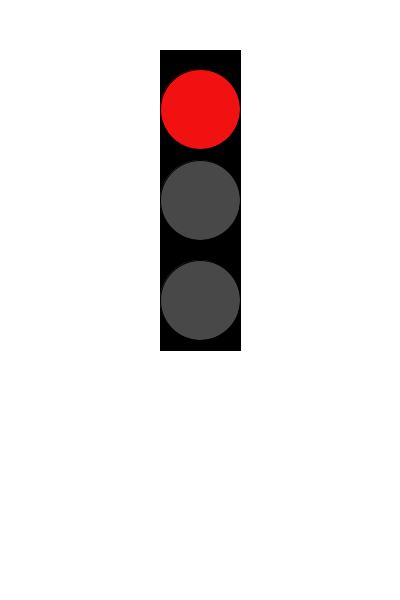
Frame 1 (no input)
Frame 60 (the mouse pressed at the canvas centre just before this capture): identical to frame 1, image omitted
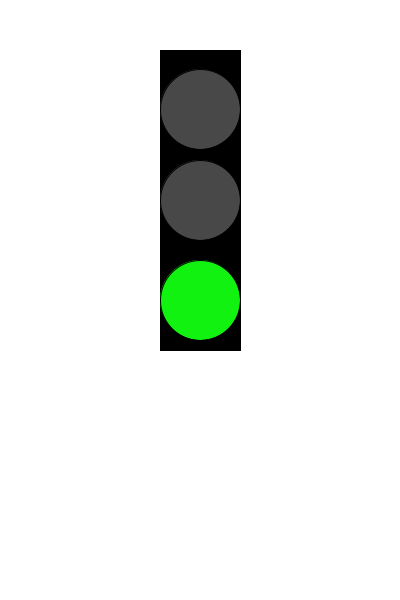
Frame 120 (the mouse held since frame 60 and released just before this capture)

The Processing sketch that drew these frames (run headless with seeded random() and noise(); from frame 60 on, the mouse is pressed at the canvas centre):

// Processing sketch: TaskSix
// ── TaskSix.pde
//TaskSix

int red = color(242, 17, 17);
int yellow = color(242, 205, 17);
int green = color(17, 242, 17);
int grey = color(72, 72, 72);

int light1 = red;
int light2 = grey;
int light3 = grey;

void setup () {
  size(400, 600);
  background(255);

  frameRate(5);
}


int i=0;

void draw () {
  switch(frameCount%400) {
  case 0:
    light1 = red;
    light2 = grey;
    light3 = grey;
    println("Rødt");
    break;
  case 90:
    light1 = red;
    light2 = yellow;
    light3 = grey;
    println("Skifter til grøn");
    break;
  case 100:
    light1 = grey;
    light2 = grey;
    light3 = green;
    println("Grønt lys");
    break;
  case 350:
    light1 = grey;
    light2 = yellow;
    light3 = grey;
    println("Skifter til gult");
    break;
  }


  rectMode(CENTER);
  fill(0);
  rect(width/2, height/3, width/5, height/2);


  fill(light1);
  ellipse(width/2, height/5.5, width/5, width/5);

  fill(light2);
  ellipse(width/2, height/3, width/5, width/5);

  fill(light3);
  ellipse(width/2, height/2, width/5, width/5);
}
